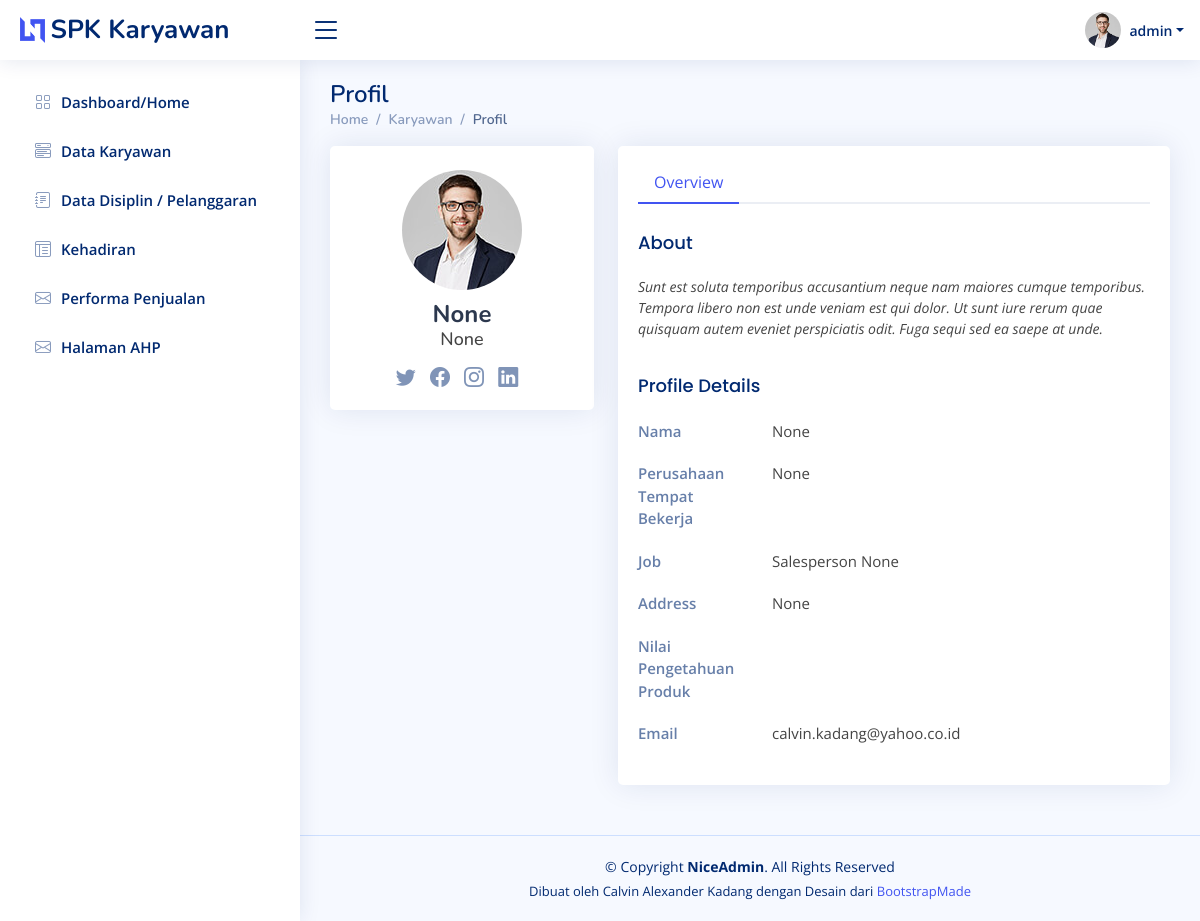
The app's page /profilkaryawan/1/ (signed in) with its own data.
### base/models.py (models this page shows, shortened)
class User(AbstractUser):
    nama = models.CharField(max_length=200, null=True)
    email = models.EmailField(unique=True, null=True)
    brand = models.CharField(max_length=200, null=True)
    tgl_masuk = models.DateTimeField(null=True)
    hari_ini = models.DateTimeField(auto_now=True)
    nilai_pengetahuan_produk = models.DecimalField(null=True, blank=False, max_digits=7, decimal_places=4)
    deskripsi_pengetahuan_produk = models.CharField(max_length=200, null=True, blank=True)

### base/views.py (the view)
# urls.py: path('profilkaryawan/<str:pk>/', views.profilkaryawan, name='profil_karyawan'),
@login_required(login_url='login')
def profilkaryawan(request, pk):
    user = User.objects.get(id=pk)
    context = {
		'user': user
	}
    return render(request, 'base/profilkaryawan.html', context)

### base/templates/base/profilkaryawan.html (shortened to what this page needs)
{% extends 'main.html' %}
{% load static %}
{% load mathfilters %}
{% block content %}
<main id="main" class="main">
    <div class="pagetitle">
        <h1>Profil</h1>
        <nav>
            <ol class="breadcrumb">
                <li class="breadcrumb-item"><a href="{% url 'home' %}">Home</a></li>
                <li class="breadcrumb-item">Karyawan</li>
                <li class="breadcrumb-item active">Profil</li>
            </ol>
        </nav>
    </div>
    <section class="section profile">
        <div class="row">
            <div class="col-xl-4">
                <div class="card">
                    <div class="card-body profile-card pt-4 d-flex flex-column align-items-center">
                        <img src="{% static 'assets/img/profile-img.jpg' %}" alt="Profile" class="rounded-circle">
                        <h2>{{ user.nama }}</h2>
                        <h3>{{ user.brand }}</h3>
                        <div class="social-links mt-2">
                            <a href="#" class="twitter"><i class="bi bi-twitter"></i></a>
                            <a href="#" class="facebook"><i class="bi bi-facebook"></i></a>
                            <a href="#" class="instagram"><i class="bi bi-instagram"></i></a>
                            <a href="#" class="linkedin"><i class="bi bi-linkedin"></i></a>
                        </div>
                    </div>
                </div>
            </div>
            <div class="col-xl-8">
                <div class="card">
                    <div class="card-body pt-3">
                        <ul class="nav nav-tabs nav-tabs-bordered">
                            <li class="nav-item">
                                <button class="nav-link active" data-bs-toggle="tab"
                                    data-bs-target="#profile-overview">Overview</button>
                            </li>
                        </ul>
                        <div class="tab-content pt-2">
                            <div class="tab-pane fade show active profile-overview" id="profile-overview">
                                <h5 class="card-title">About</h5>
                                <p class="small fst-italic">Sunt est soluta temporibus accusantium neque nam maiores cumque
                                    temporibus. Tempora libero non est unde veniam est qui dolor. Ut sunt iure rerum quae
                                    quisquam autem eveniet perspiciatis odit. Fuga sequi sed ea saepe at unde.</p>
                                <h5 class="card-title">Profile Details</h5>
                                <div class="row">
                                    <div class="col-lg-3 col-md-4 label ">Nama</div>
                                    <div class="col-lg-9 col-md-8">{{ user.nama }}</div>
                                </div>
                                <div class="row">
                                    <div class="col-lg-3 col-md-4 label">Perusahaan Tempat Bekerja</div>
                                    <div class="col-lg-9 col-md-8">{{ user.brand }}</div>
                                </div>
                                <div class="row">
                                    <div class="col-lg-3 col-md-4 label">Job</div>
                                    <div class="col-lg-9 col-md-8">Salesperson {{ user.brand }}</div>
                                </div>
                                <div class="row">
                                    <div class="col-lg-3 col-md-4 label">Address</div>
                                    <div class="col-lg-9 col-md-8">{{ user.tgl_masuk }}</div>
                                </div>
                                <div class="row">
                                    <div class="col-lg-3 col-md-4 label">Nilai Pengetahuan Produk</div>
                                    <div class="col-lg-9 col-md-8">{{ user.nilai_pengetahuan_produk|floatformat:"0"}}</div>
                                </div>
                                <div class="row">
                                    <div class="col-lg-3 col-md-4 label">Email</div>
                                    <div class="col-lg-9 col-md-8">{{ user.email }}</div>
                                </div>
                            </div>
                        </div>
                    </div>
                </div>
            </div>
        </div>
    </section>
</main>
{% endblock content %}

### templates/navbar.html (shortened to what this page needs)
{% load static %}
<header id="header" class="header fixed-top d-flex align-items-center">
    <div class="d-flex align-items-center justify-content-between">
        {% if request.user.is_staff %}
            <a href="{% url 'home' %}" class="logo d-flex align-items-center">
                <img src="{% static 'assets/img/logo.png'%}" alt="">
                <span class="d-none d-lg-block">SPK Karyawan</span>
            </a>
            <i class="bi bi-list toggle-sidebar-btn"></i>
        {% else %}
                <a href="{% url 'home1' %}" class="logo d-flex align-items-center">
                    <img src="{% static 'assets/img/logo.png'%}" alt="">
                    <span class="d-none d-lg-block">SPK Karyawan</span>
                </a>
                <i class="bi bi-list toggle-sidebar-btn"></i>
        {% endif %}
    </div>
    <nav class="header-nav ms-auto">
        <ul class="d-flex align-items-center">
            <li class="nav-item dropdown pe-3">
                <a class="nav-link nav-profile d-flex align-items-center pe-0" href="#" data-bs-toggle="dropdown">
                    <img src="{% static 'assets/img/profile-img.jpg'%}" alt="Profile" class="rounded-circle">
                    <span class="d-none d-md-block dropdown-toggle ps-2">{{ request.user.username }}</span>
                </a>
            </li>
        </ul>
    </nav>
</header>
<aside id="sidebar" class="sidebar">
    <ul class="sidebar-nav" id="sidebar-nav">
        {% if request.user.is_staff %}
            {% if page == 'home' %}
                <li class="nav-item">
                    <a class="nav-link " href="{% url 'home' %}">
                        <i class="bi bi-grid"></i>
                        <span>Dashboard/Home</span>
                    </a>
                </li>
            {% else %}
                <li class="nav-item">
                    <a class="nav-link collapsed" href="{% url 'home' %}">
                        <i class="bi bi-grid"></i>
                        <span>Dashboard/Home</span>
                    </a>
                </li>
            {% endif %}
        {% endif %}
        {% if request.user.is_staff %}
            {% if page == 'karyawan' %}
                <li class="nav-item">
                    <a class="nav-link " href="{% url 'data_karyawan' %}">
                        <i class="bi bi-menu-button-wide"></i>
                        <span>Data Karyawan</span>
                    </a>
                </li>
            {% else %}
                <li class="nav-item">
                    <a class="nav-link collapsed" href="{% url 'data_karyawan' %}">
                        <i class="bi bi-menu-button-wide"></i>
                        <span>Data Karyawan</span>
                    </a>
                </li>
            {% endif %}
            {% if page == 'disiplin' %}
                <li class="nav-item">
                    <a class="nav-link " href="{% url 'disiplin' %}">
                        <i class="bi bi-journal-text"></i>
                        <span>Data Disiplin / Pelanggaran</span>
                    </a>
                </li>
            {% else %}
                <li class="nav-item">
                    <a class="nav-link collapsed" href="{% url 'disiplin' %}">
                        <i class="bi bi-journal-text"></i>
                        <span>Data Disiplin / Pelanggaran</span>
                    </a>
                </li>
            {% endif %}
            {% if page == 'kehadiran' %}
                <li class="nav-item">
                    <a class="nav-link " href="{% url 'kehadiran' %}">
                        <i class="bi bi-layout-text-window-reverse"></i>
                        <span>Kehadiran</span>
                    </a>
                </li>
            {% else %}
                <li class="nav-item">
                    <a class="nav-link collapsed" href="{% url 'kehadiran' %}">
                        <i class="bi bi-layout-text-window-reverse"></i>
                        <span>Kehadiran</span>
                    </a>
                </li>
            {% endif %}
            {% if page == 'performa_penjualan' %}
                <li class="nav-item">
                    <a class="nav-link " href="{% url 'performapenjualan' %}">
                        <i class="bi bi-envelope"></i>
                        <span>Performa Penjualan</span>
                    </a>
                </li>
            {% else %}
                <li class="nav-item">
                    <a class="nav-link collapsed" href="{% url 'performapenjualan' %}">
                        <i class="bi bi-envelope"></i>
                        <span>Performa Penjualan</span>
                    </a>
                </li>
            {% endif %}
            {% if page == 'ahp' %}
            <li class="nav-item">
                <a class="nav-link " href="{% url 'nilai_ahp' %}">
                    <i class="bi bi-envelope"></i>
                    <span>Halaman AHP</span>
                </a>
            </li>
            {% else %}
            <li class="nav-item">
                <a class="nav-link collapsed" href="{% url 'nilai_ahp' %}">
                    <i class="bi bi-envelope"></i>
                    <span>Halaman AHP</span>
                </a>
            </li>
            {% endif %}
        {% endif %}
    </ul>
</aside>

### static/assets/css/style.css (style rules this page uses)
:root { scroll-behavior: smooth; }
body { font-family: "Open Sans", sans-serif; background: #f6f9ff; color: #444444; }
a { color: #4154f1; text-decoration: none; }
h1, h2, h3, h4, h5, h6 { font-family: "Nunito", sans-serif; }
#main { margin-top: 60px; padding: 20px 30px; transition: all 0.3s; }
.pagetitle { margin-bottom: 10px; }
.pagetitle h1 { font-size: 24px; margin-bottom: 0; font-weight: 600; color: #012970; }
.card { margin-bottom: 30px; border: none; border-radius: 5px; box-shadow: 0px 0 30px rgba(1, 41, 112, 0.1); }
.card-title { padding: 20px 0 15px 0; font-size: 18px; font-weight: 500; color: #012970; font-family: "Poppins", sans-serif; }
.card-body { padding: 0 20px 20px 20px; }
.breadcrumb { font-size: 14px; font-family: "Nunito", sans-serif; color: #899bbd; font-weight: 600; }
.breadcrumb a { color: #899bbd; transition: 0.3s; }
.breadcrumb .breadcrumb-item::before { color: #899bbd; }
.breadcrumb .active { color: #51678f; font-weight: 600; }
.nav-tabs-bordered { border-bottom: 2px solid #ebeef4; }
.nav-tabs-bordered .nav-link { margin-bottom: -2px; border: none; color: #2c384e; }
.nav-tabs-bordered .nav-link.active { background-color: #fff; color: #4154f1; border-bottom: 2px solid #4154f1; }
.logo { line-height: 1; }
@media (min-width: 1200px) { .logo { width: 280px; } }
.logo img { max-height: 26px; margin-right: 6px; }
.logo span { font-size: 26px; font-weight: 700; color: #012970; font-family: "Nunito", sans-serif; }
.header { transition: all 0.5s; z-index: 997; height: 60px; box-shadow: 0px 2px 20px rgba(1, 41, 112, 0.1); background-color: #fff; padding-left: 20px; }
.header .toggle-sidebar-btn { font-size: 32px; padding-left: 10px; cursor: pointer; color: #012970; }
.header-nav ul { list-style: none; }
.header-nav>ul { margin: 0; padding: 0; }
.header-nav .nav-profile { color: #012970; }
.header-nav .nav-profile img { max-height: 36px; }
.header-nav .nav-profile span { font-size: 14px; font-weight: 600; }
.sidebar { position: fixed; top: 60px; left: 0; bottom: 0; width: 300px; z-index: 996; transition: all 0.3s; padding: 20px; overflow-y: auto; scrollbar-width: thin; scrollbar-color: #aab7cf transparent; box-shadow: 0px 0px 20px rgba(1, 41, 112, 0.1); background-color: #fff; }
@media (min-width: 1200px) { #main, #footer { margin-left: 300px; } }
.sidebar-nav { padding: 0; margin: 0; list-style: none; }
.sidebar-nav li { padding: 0; margin: 0; list-style: none; }
.sidebar-nav .nav-item { margin-bottom: 5px; }
.sidebar-nav .nav-link { display: flex; align-items: center; font-size: 15px; font-weight: 600; color: #4154f1; transition: 0.3; background: #f6f9ff; padding: 10px 15px; border-radius: 4px; }
.sidebar-nav .nav-link i { font-size: 16px; margin-right: 10px; color: #4154f1; }
.sidebar-nav .nav-link.collapsed { color: #012970; background: #fff; }
.sidebar-nav .nav-link.collapsed i { color: #899bbd; }
.profile .profile-card img { max-width: 120px; }
.profile .profile-card h2 { font-size: 24px; font-weight: 700; color: #2c384e; margin: 10px 0 0 0; }
.profile .profile-card h3 { font-size: 18px; }
.profile .profile-card .social-links a { font-size: 20px; display: inline-block; color: rgba(1, 41, 112, 0.5); line-height: 0; margin-right: 10px; transition: 0.3s; }
.profile .profile-overview .row { margin-bottom: 20px; font-size: 15px; }
.profile .profile-overview .card-title { color: #012970; }
.profile .profile-overview .label { font-weight: 600; color: rgba(1, 41, 112, 0.6); }

### records on screen
User: user.username "admin"
User: nama "None", brand "None", tgl_masuk "None", email "calvin.kadang@yahoo.co.id"
